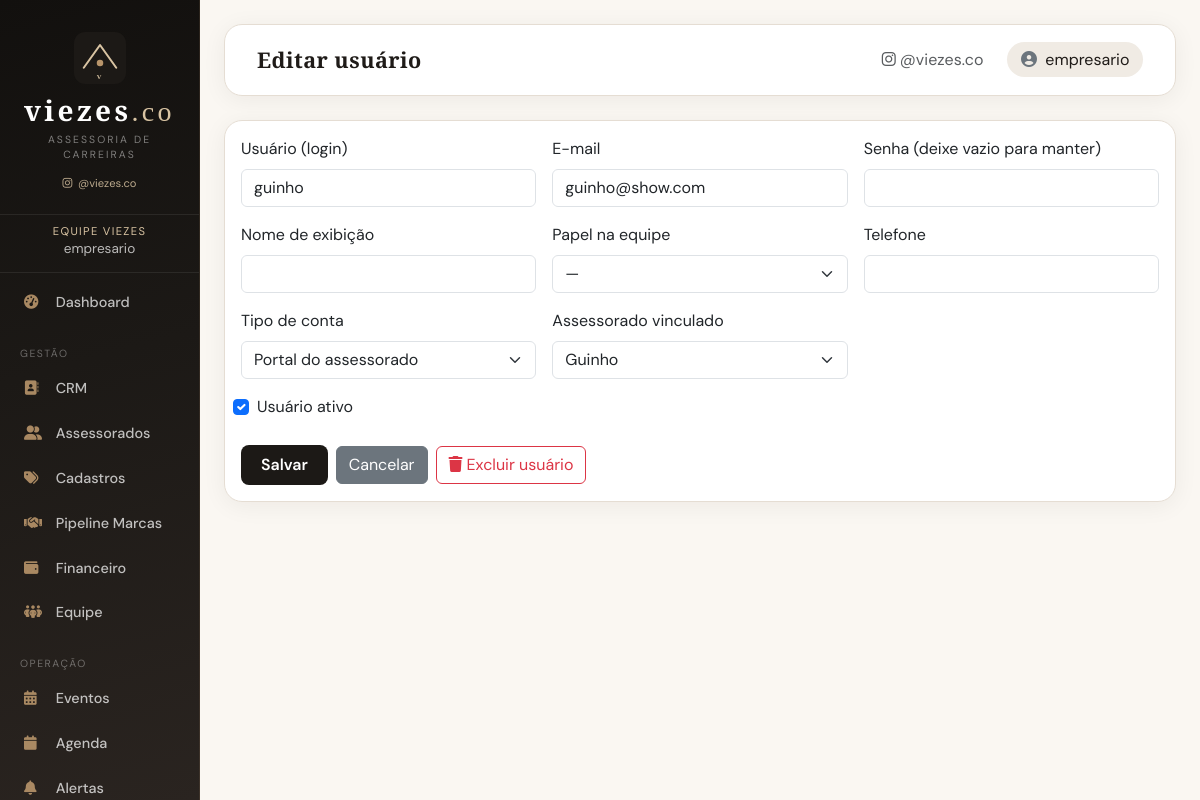
Page /equipe/2/editar (signed in) on the committed database.
### app/models.py (models this page shows, shortened)
class User(UserMixin, db.Model):
    id = db.Column(db.Integer, primary_key=True)
    username = db.Column(db.String(80), unique=True, nullable=False)
    email = db.Column(db.String(120), unique=True, nullable=False)
    password_hash = db.Column(db.String(255), nullable=False)
    is_manager = db.Column(db.Boolean, default=False)  # True para empresário
    artist_id = db.Column(db.Integer, db.ForeignKey('artist.id'), nullable=True)
    display_name = db.Column(db.String(120), nullable=True)
    team_role = db.Column(db.String(40), nullable=True)  # estrategico, operacional, captacao
    phone = db.Column(db.String(20), nullable=True)
    is_active_user = db.Column(db.Boolean, default=True)
    created_at = db.Column(db.DateTime, default=datetime.utcnow)
    google_token = db.Column(db.Text, nullable=True)
    artist = db.relationship('Artist', backref='user_account', uselist=False)

class Artist(db.Model):
    id = db.Column(db.Integer, primary_key=True)
    name = db.Column(db.String(100), nullable=False)
    stage_name = db.Column(db.String(100), nullable=False)
    email = db.Column(db.String(120), nullable=False)
    phone = db.Column(db.String(20), nullable=True)
    artist_type_id = db.Column(db.Integer, db.ForeignKey('artist_type.id'), nullable=False)
    genre = db.Column(db.String(50), nullable=True)  # Gênero específico dentro do tipo
    description = db.Column(db.Text, nullable=True)
    color = db.Column(db.String(7), nullable=False)  # Cor em hex para agenda
    created_at = db.Column(db.DateTime, default=datetime.utcnow)
    is_active = db.Column(db.Boolean, default=True)
    client_status = db.Column(db.String(20), default='ativo')  # lead, onboarding, ativo, inativo
    service_type = db.Column(db.String(30), nullable=True)  # legado — use service_type_id
    service_type_id = db.Column(db.Integer, db.ForeignKey('catalog_item.id'), nullable=True)
    niche = db.Column(db.String(120), nullable=True)
    city = db.Column(db.String(80), nullable=True)
    state = db.Column(db.String(2), nullable=True)
    instagram = db.Column(db.String(120), nullable=True)
    onboarding_progress = db.Column(db.Integer, default=0)  # 0-100
    lead_id = db.Column(db.Integer, db.ForeignKey('lead.id'), nullable=True)
    onboarding_data = db.Column(db.Text, nullable=True)  # JSON — campos das planilhas
    entry_date = db.Column(db.Date, nullable=True)
    monthly_fee = db.Column(db.Numeric(12, 2), nullable=True)
    payment_status = db.Column(db.String(30), default='em_dia')  # em_dia, pendente, atrasado
    payment_due_day = db.Column(db.Integer, nullable=True)  # dia do mês
    current_phase = db.Column(db.String(80), nullable=True)
    strategic_manager = db.Column(db.String(120), nullable=True)
    operational_manager = db.Column(db.String(120), nullable=True)
    events = db.relationship('Event', backref='artist', lazy=True, cascade='all, delete-orphan')
    financial_records = db.relationship('FinancialRecord', backref='artist', lazy=True)
    brand_deals = db.relationship('BrandDeal', backref='artist', lazy=True)
    onboarding_tasks = db.relationship(
        'OnboardingTask', backref='artist', lazy=True, cascade='all, delete-orphan'
    )
    contract = db.relationship('ArtistContract', backref='artist', uselist=False, cascade='all, delete-orphan')
    onboarding_documents = db.relationship(
        'OnboardingDocument', backref='artist', lazy=True, cascade='all, delete-orphan'
    )
    rate_card_lines = db.relationship(
        'RateCardLine', backref='artist', lazy=True, cascade='all, delete-orphan'
    )
    dream_brands = db.relationship(
        'DreamBrand', backref='artist', lazy=True, cascade='all, delete-orphan'
    )
    partnership_history = db.relationship(
        'BrandPartnershipHistory', backref='artist', lazy=True, cascade='all, delete-orphan'
    )
    goals = db.relationship('ArtistGoal', backref='artist', lazy=True, cascade='all, delete-orphan')
    accesses = db.relationship('ArtistAccess', backref='artist', lazy=True, cascade='all, delete-orphan')
    availability_slots = db.relationship(
        'ArtistAvailability', backref='artist', lazy=True, cascade='all, delete-orphan'
    )
    onboarding_meetings = db.relationship(
        'OnboardingMeeting', backref='artist', lazy=True, cascade='all, delete-orphan'
    )
    digital_presence = db.relationship(
        'DigitalPresence', backref='artist', lazy=True, cascade='all, delete-orphan'
    )
    service_type_ref = db.relationship('CatalogItem', foreign_keys=[service_type_id])

### app/team/routes.py (the view, shortened to what this page needs)
@bp.route('/<int:user_id>/editar', methods=['GET', 'POST'])
@login_required
def edit_user(user_id):
    if not _manager_required():
        return redirect(url_for('main.dashboard'))
    user = User.query.get_or_404(user_id)
    artists = Artist.query.filter_by(is_active=True).order_by(Artist.stage_name).all()
    can_delete, delete_reason = can_delete_user(user, current_user.id)
    return render_template(
        'team/form.html',
        user=user,
        artists=artists,
        roles=TEAM_ROLES,
        can_delete=can_delete,
        delete_reason=delete_reason,
    )

### app/__init__.py (called while the page is built)
@login_manager.user_loader
def load_user(user_id):
    from app.models import User
    return User.query.get(int(user_id))

### app/delete_helpers.py (called while the page is built)
def can_delete_user(user: User, current_user_id: int):
    if user.id == current_user_id:
        return False, 'Você não pode excluir sua própria conta.'
    if user.is_manager:
        managers = User.query.filter_by(is_manager=True, is_active_user=True).count()
        if managers <= 1:
            return False, 'Não é possível excluir o único usuário da equipe.'
    return True, ''

### app/team/routes.py (called while the page is built)
def _manager_required():
    if not current_user.is_manager:
        flash('Acesso restrito.', 'error')
        return False
    return True

### app/templates/team/form.html (shortened to what this page needs)
{% extends "base.html" %}
{% block page_title %}{% if user %}Editar{% else %}Novo{% endif %} usuário{% endblock %}
{% block content %}
<div class="card">
    <div class="card-body">
        <form method="post">
            <div class="row g-3">
                <div class="col-md-4">
                    <label class="form-label">Usuário (login)</label>
                    <input name="username" class="form-control" value="{{ user.username if user else '' }}" {% if user %}readonly{% else %}required{% endif %}>
                </div>
                <div class="col-md-4">
                    <label class="form-label">E-mail</label>
                    <input type="email" name="email" class="form-control" value="{{ user.email if user else '' }}" required>
                </div>
                <div class="col-md-4">
                    <label class="form-label">Senha {% if user %}(deixe vazio para manter){% endif %}</label>
                    <input type="password" name="password" class="form-control" {% if not user %}required{% endif %}>
                </div>
                <div class="col-md-4">
                    <label class="form-label">Nome de exibição</label>
                    <input name="display_name" class="form-control" value="{{ user.display_name if user and user.display_name else '' }}">
                </div>
                <div class="col-md-4">
                    <label class="form-label">Papel na equipe</label>
                    <select name="team_role" class="form-select">
                        <option value="">—</option>
                    </select>
                </div>
                <div class="col-md-4">
                    <label class="form-label">Telefone</label>
                    <input name="phone" class="form-control" value="{{ user.phone if user and user.phone else '' }}">
                </div>
                <div class="col-md-4">
                    <label class="form-label">Tipo de conta</label>
                    <select name="user_type" class="form-select" id="userType">
                        <option value="artist" {% if user and not user.is_manager %}selected{% endif %}>Portal do assessorado</option>
                    </select>
                </div>
                <div class="col-md-4" id="artistSelect">
                    <label class="form-label">Assessorado vinculado</label>
                    <select name="artist_id" class="form-select">
                        {% for a in artists %}
                        <option value="{{ a.id }}" {% if user and user.artist_id == a.id %}selected{% endif %}>{{ a.stage_name }}</option>
                        {% endfor %}
                    </select>
                </div>
                {% if user %}
                <div class="col-12 form-check">
                    <input type="checkbox" name="is_active_user" class="form-check-input" id="active" {% if user.is_active_user %}checked{% endif %}>
                    <label class="form-check-label" for="active">Usuário ativo</label>
                </div>
                {% endif %}
            </div>
            <div class="mt-4 d-flex flex-wrap gap-2 align-items-center">
                <button type="submit" class="btn btn-primary">Salvar</button>
                <a href="{{ url_for('team.index') }}" class="btn btn-secondary">Cancelar</a>
                {% if user and can_delete %}
                <form method="post" action="{{ url_for('team.delete_user', user_id=user.id) }}" class="ms-auto"
                      onsubmit="return confirm('Excluir o usuário {{ user.username }}? Esta ação não pode ser desfeita.');">
                    <button type="submit" class="btn btn-outline-danger">
                        <i class="fas fa-trash me-1"></i>Excluir usuário
                    </button>
                </form>
                {% elif user and delete_reason %}
                <p class="text-muted small mb-0 ms-auto">{{ delete_reason }}</p>
                {% endif %}
            </div>
        </form>
    </div>
</div>
{% endblock %}

### app/templates/base.html (shortened to what this page needs)
<!DOCTYPE html>
<html lang="pt-BR">
<head>
    <link href="https://cdn.jsdelivr.net/npm/bootstrap@5.3.0/dist/css/bootstrap.min.css" rel="stylesheet">
    <link href="https://cdnjs.cloudflare.com/ajax/libs/font-awesome/6.5.1/css/all.min.css" rel="stylesheet">
    <link href="https://cdn.jsdelivr.net/npm/fullcalendar@6.1.4/index.global.min.css" rel="stylesheet">
    <link href="{{ url_for('static', filename='css/viezes.css') }}" rel="stylesheet">
</head>
<body class="{% block body_class %}{% endblock %}">
    <div class="container-fluid">
        <div class="row">
            {% if current_user.is_authenticated %}
            <div class="col-md-2 px-0 desktop-sidebar">
                <div class="sidebar py-2">
                    {% include '_viezes_brand.html' %}
                    <div class="sidebar-user">
                        <div class="role">{% if current_user.is_manager %}Equipe Viezes{% else %}Assessorado{% endif %}</div>
                        <div class="name">{{ current_user.display_name or current_user.username }}</div>
                    </div>
                    {% include '_sidebar_nav.html' %}
                </div>
            </div>
            {% endif %}
            <div class="{% if current_user.is_authenticated %}col-md-10{% else %}col-12{% endif %} px-0">
                <div class="main-content p-4">
                    {% if current_user.is_authenticated %}
                    <nav class="navbar navbar-expand-lg top-navbar mb-4">
                        <div class="container-fluid">
                            <span class="navbar-brand mb-0">
                                {% block page_title %}Painel{% endblock %}
                            </span>
                            <div class="navbar-nav ms-auto align-items-center">
                                <a href="https://www.instagram.com/viezes.co" target="_blank" rel="noopener"
                                   class="nav-link d-none d-md-inline text-muted small me-3">
                                    <i class="fab fa-instagram me-1"></i>@viezes.co
                                </a>
                                <span class="user-pill">
                                    <i class="fas fa-circle-user me-1 text-secondary"></i>
                                    {{ current_user.display_name or current_user.username }}
                                </span>
                            </div>
                        </div>
                    </nav>
                    {% endif %}
                    {% block content %}{% endblock %}
                </div>
            </div>
        </div>
    </div>
</body>
</html>

### app/static/css/viezes.css (style rules this page uses)
:root { --vz-black: #12100e; --vz-espresso: #1c1916; --vz-brown: #2d2824; --vz-cream: #faf7f2; --vz-linen: #f0ebe4; --vz-sand: #e5ddd3; --vz-gold: #b8956b; --vz-gold-dark: #96784f; --vz-gold-light: #d9c4a3; --vz-rose: #9e7b7b; --vz-rose-soft: #e8d8d8; --vz-text: #1f1b18; --vz-text-muted: #6f6760; --vz-white: #ffffff; --vz-success: #5a7d5c; --vz-warning: #c4a035; --vz-danger: #b85c5c; --vz-radius: 12px; --vz-radius-lg: 18px; --vz-shadow: 0 4px 24px rgba(28, 25, 22, 0.06); --vz-shadow-lg: 0 12px 40px rgba(28, 25, 22, 0.1); --font-display: 'Cormorant Garamond', Georgia, serif; --font-body: 'DM Sans', system-ui, sans-serif; --sidebar-width: 260px; }
.btn-primary { --bs-btn-bg: var(--vz-espresso); --bs-btn-border-color: var(--vz-espresso); --bs-btn-hover-bg: var(--vz-brown); --bs-btn-hover-border-color: var(--vz-brown); --bs-btn-active-bg: var(--vz-black); --bs-btn-focus-shadow-rgb: 184, 149, 107; }
body { font-family: var(--font-body); color: var(--vz-text); background: var(--vz-cream); -webkit-font-smoothing: antialiased; }
h1, h2, h3, h4, h5, h6, .navbar-brand, .card-header, .brand-display { font-family: var(--font-display); font-weight: 600; letter-spacing: 0.02em; }
.sidebar, .mobile-sidebar { background: linear-gradient(165deg, var(--vz-black) 0%, var(--vz-espresso) 45%, #2a2420 100%); border-right: 1px solid rgba(184, 149, 107, 0.15); }
@media (min-width: 769px) { .desktop-sidebar { position: sticky; top: 0; height: 100vh; align-self: flex-start; } }
@media (min-width: 769px) { .desktop-sidebar .sidebar { height: 100vh; overflow-y: auto; overflow-x: hidden; } }
.main-content { background: var(--vz-cream); min-height: 100vh; }
.top-navbar { background: var(--vz-white) !important; border: 1px solid var(--vz-sand); border-radius: var(--vz-radius-lg); box-shadow: var(--vz-shadow); padding: 0.85rem 1.25rem; }
.top-navbar .navbar-brand { color: var(--vz-text) !important; font-size: 1.35rem; }
.top-navbar .user-pill { background: var(--vz-linen); padding: 0.35rem 0.85rem; border-radius: 999px; color: var(--vz-text); }
.card { border: 1px solid var(--vz-sand); border-radius: var(--vz-radius-lg); box-shadow: var(--vz-shadow); background: var(--vz-white); overflow: hidden; }
.btn-primary { background: var(--vz-espresso); border: none; border-radius: 8px; font-weight: 600; padding: 0.5rem 1.25rem; }
a { color: var(--vz-gold-dark); }

### app/templates/base.html (style rules this page uses)
.sidebar { min-height: 100vh; }
.sidebar-user { text-align: center; padding: 0 0.5rem 0.75rem; border-bottom: 1px solid rgba(255,255,255,0.08); margin-bottom: 0.5rem; }
.sidebar-user .role { font-size: 0.7rem; text-transform: uppercase; letter-spacing: 0.12em; color: var(--vz-gold-light); }
.sidebar-user .name { font-size: 0.85rem; color: rgba(255,255,255,0.7); }

### rows in the picture
User: display_name+username "empresario"
User: username "guinho", email "guinho@show.com", user_type "Portal do assessorado", artist_id "Guinho", is_active_user "☑"
